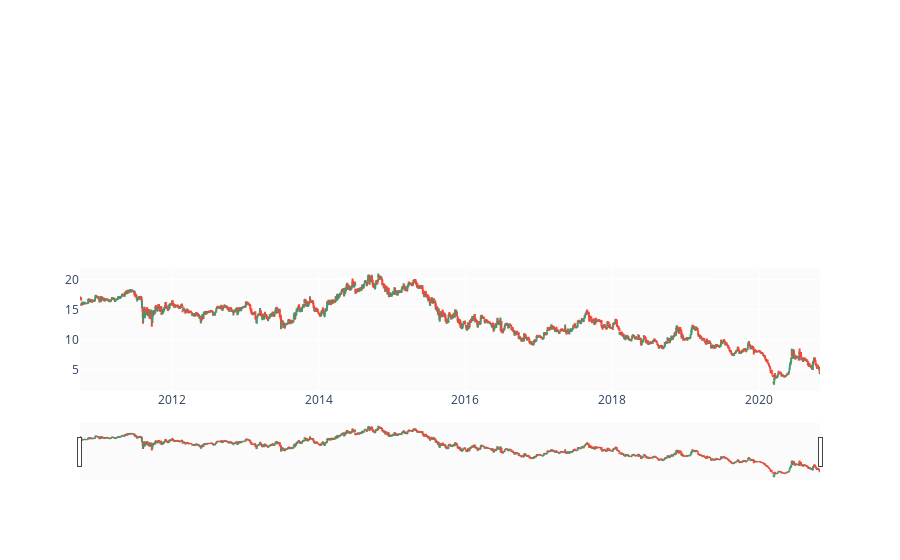

The notebook cell saved with this chart:
### Markdown cell above
### OHLC Chart

### Code cell
fig = make_subplots(rows=2, cols=1)

fig.add_trace(go.Ohlc(x=df.Data,
                     open=df.Otwarcie,
                     high=df.Maks,
                     low=df.Min,
                     close=df.Zamknięcie,
                     name='Price'), row=2, col=1)
fig.update(layout_xaxis_rangeslider_visible=False)
fig.show()

### Figure 1 — Plotly figure (JSON) as saved in the notebook; plotly's stock layout.template omitted (floating-point values rounded to 4 significant figures; data arrays with more than 128 entries replaced by an {"elided": "..."} marker saying what was removed)
{"data": [{"close": {"elided": "2523 float values"}, "high": {"elided": "2523 float values"}, "low": {"elided": "2523 float values"}, "name": "Price", "open": {"elided": "2523 float values"}, "type": "ohlc", "x": {"elided": "2523 str values"}, "xaxis": "x2", "yaxis": "y2"}], "layout": {"xaxis": {"anchor": "y", "domain": [0, 1], "rangeslider": {"visible": false}}, "xaxis2": {"anchor": "y2", "domain": [0, 1]}, "yaxis": {"anchor": "x", "domain": [0.575, 1]}, "yaxis2": {"anchor": "x2", "domain": [0, 0.425]}}}
